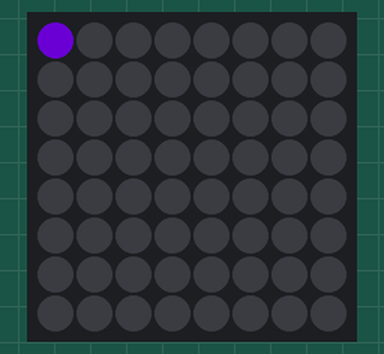
This program was run on a simulated Raspberry Pi (BCM pin numbers) with a Sense HAT. On the bench: the Sense HAT's 8×8 RGB LED matrix. Dim RGB values are drawn brighter than linear; random numbers come from a fixed seed.

Above: at 0.17 s.
At 4.98 s:
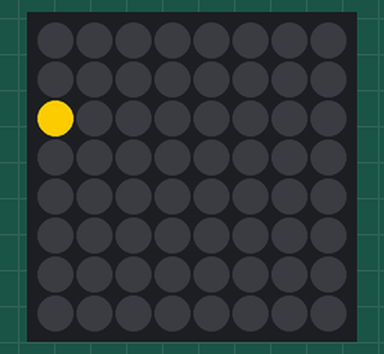
At 9.79 s:
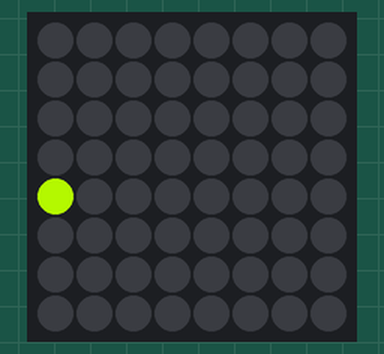
At 19.72 s:
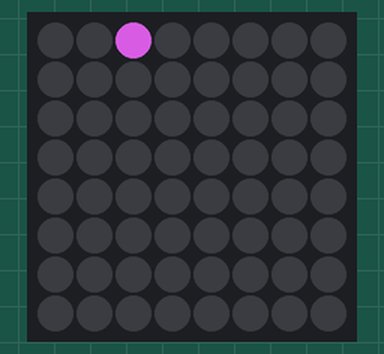
At 29.65 s:
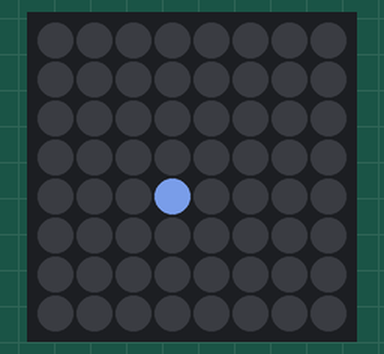
At 39.58 s:
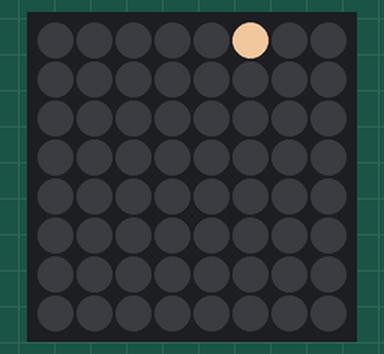

The program:

pixelator.py
```python
# import the SenseHat library
from sense_hat import SenseHat
from time import sleep
from random import randint

sense = SenseHat()

# Number of rows
R = 7
# Number of columns
C = 7

is_cleared = True

# Get random colors
def get_random_color():
	random_red = randint(0, 255)
	random_green = randint(0, 255)
	random_blue = randint(0, 255)
	return (random_red, random_green, random_blue)

# Loop through all LEDS
while True:
	# Starting positions
	x_pos = 0
	y_pos = 0

	while (y_pos <= R):
		# Clear previous pixel
		if is_cleared:
			sense.clear()

		sense.set_pixel(x_pos, y_pos, get_random_color())

		# Wait 0.1 sec to move on to the next pixel
		sleep(0.1)

		# Change position
		x_pos = (x_pos + 1) if (x_pos + 1 <= C) else (0)
		y_pos = (y_pos + 1) if (x_pos + 1 == C + 1) else (y_pos)

		# Wait 0.2 sec to go to the next pixel
		sleep(0.2)
```
